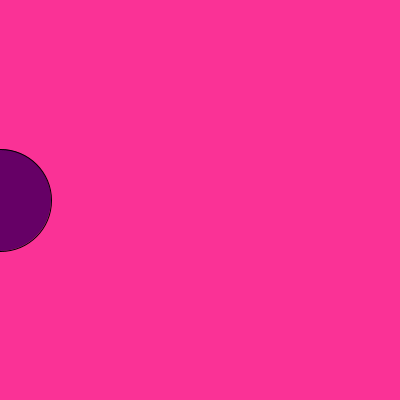
Frame 1 (no input)
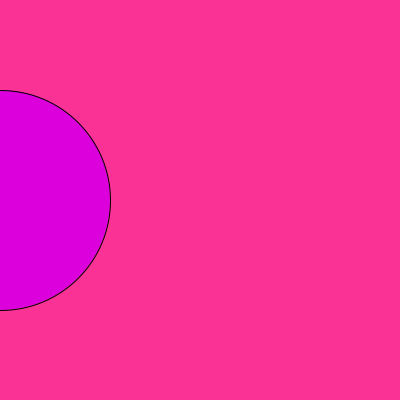
Frame 60 (the mouse pressed at the canvas centre just before this capture)
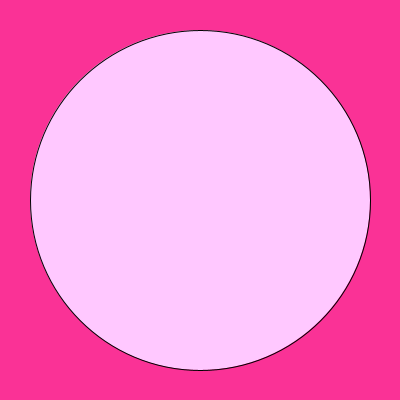
Frame 120 (the mouse held since frame 60 and released just before this capture)

The Processing sketch that drew these frames (run headless with seeded random() and noise(); from frame 60 on, the mouse is pressed at the canvas centre):

// Processing sketch: processing_113278
// ── processing_113278.pde

int diameter=100;

void setup(){
  size(400,400);
}

void draw(){
  background(250,50,150);
  diameter=diameter+2;
  fill(diameter,mouseY,diameter);
  ellipse(mouseX,200,diameter,diameter);
}
